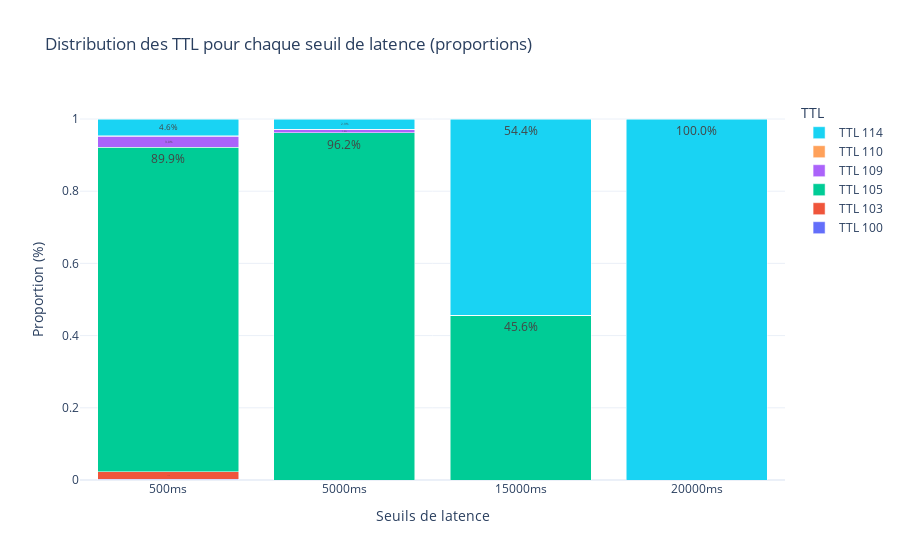

The code cell stored with this chart in its notebook:
### Code cell
import numpy as np
import plotly.graph_objects as go


seuils = ["500ms", "5000ms", "15000ms", "20000ms"]
ttl_labels = ["100", "103", "105", "109", "110", "114"]


ttl_data = {
    "500ms": [5, 71, 2927, 98, 5, 151],
    "5000ms": [0, 0, 1100, 11, 0, 33],
    "15000ms": [0, 0, 26, 0, 0, 31],
    "20000ms": [0, 0, 0, 0, 0, 30],
}


ttl_values = np.array([ttl_data[seuil] for seuil in seuils]).T


ttl_totals = ttl_values.sum(axis=0)
ttl_values_normalized = ttl_values / ttl_totals  


fig = go.Figure()


for i, ttl in enumerate(ttl_labels):
    fig.add_trace(go.Bar(
        x=seuils,
        y=ttl_values_normalized[i],
        name=f"TTL {ttl}",
        text=[f"{value*100:.1f}%" for value in ttl_values_normalized[i]],  # Affichage des pourcentages
        textposition='inside',
        hoverinfo='x+y+name',
    ))


fig.update_layout(
    barmode='stack',  
    title="Distribution des TTL pour chaque seuil de latence (proportions)",
    xaxis_title="Seuils de latence",
    yaxis_title="Proportion (%)",
    legend_title="TTL",
    template="plotly_white",
)

# Affichage du graphique
fig.show()

### Figure 1 — Plotly figure (JSON) as saved in the notebook; plotly's stock layout.template omitted (floating-point values rounded to 4 significant figures)
{"data": [{"hoverinfo": "x+y+name", "name": "TTL 100", "text": ["0.2%", "0.0%", "0.0%", "0.0%"], "textposition": "inside", "type": "bar", "x": ["500ms", "5000ms", "15000ms", "20000ms"], "y": [0.001535, 0.0, 0.0, 0.0]}, {"hoverinfo": "x+y+name", "name": "TTL 103", "text": ["2.2%", "0.0%", "0.0%", "0.0%"], "textposition": "inside", "type": "bar", "x": ["500ms", "5000ms", "15000ms", "20000ms"], "y": [0.0218, 0.0, 0.0, 0.0]}, {"hoverinfo": "x+y+name", "name": "TTL 105", "text": ["89.9%", "96.2%", "45.6%", "0.0%"], "textposition": "inside", "type": "bar", "x": ["500ms", "5000ms", "15000ms", "20000ms"], "y": [0.8987, 0.9615, 0.4561, 0.0]}, {"hoverinfo": "x+y+name", "name": "TTL 109", "text": ["3.0%", "1.0%", "0.0%", "0.0%"], "textposition": "inside", "type": "bar", "x": ["500ms", "5000ms", "15000ms", "20000ms"], "y": [0.03009, 0.009615, 0.0, 0.0]}, {"hoverinfo": "x+y+name", "name": "TTL 110", "text": ["0.2%", "0.0%", "0.0%", "0.0%"], "textposition": "inside", "type": "bar", "x": ["500ms", "5000ms", "15000ms", "20000ms"], "y": [0.001535, 0.0, 0.0, 0.0]}, {"hoverinfo": "x+y+name", "name": "TTL 114", "text": ["4.6%", "2.9%", "54.4%", "100.0%"], "textposition": "inside", "type": "bar", "x": ["500ms", "5000ms", "15000ms", "20000ms"], "y": [0.04636, 0.02885, 0.5439, 1.0]}], "layout": {"barmode": "stack", "legend": {"title": {"text": "TTL"}}, "title": {"text": "Distribution des TTL pour chaque seuil de latence (proportions)"}, "xaxis": {"title": {"text": "Seuils de latence"}}, "yaxis": {"title": {"text": "Proportion (%)"}}}}
